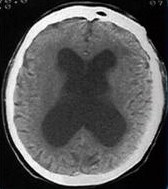
#> input picture DATASET/special_test/4.jpg, 168 x 189 px, found by its file name
$ jupyter execute --allow-errors 'Autoencoder.V.1 for image compression using Deep learning.ipynb'   (shell and % lines are left out)
#> lines starting #> are read from the running program, lines starting #| are printed output that depends on the picture; after the words box and inside, x2 and y2 are one past the last pixel; in counts of white or black regions, pixels touching at a corner belong together
#> further down, example_image is the input picture: shape (189, 168, 3); mean B, G, R 88.1, 87.9, 87.9
# Autoencoder for image compression using Deep learning

[cell 1]
# install python libraties requires to run the code in your workspace
# !pip install -r requirements.txt

[cell 2]
# to subpress warning
import warnings
warnings.filterwarnings("ignore")

try:
    #importing librarys

    # cv2 is a python extarnal package to do image processing and manipulation related stuff.
    import cv2

    # imutils is a series of convenience functions to make basic image processing easy.
    import imutils

    # tensorflow is a python library for machine learning and artificial intelligence related work.
    import tensorflow as tf


    # NumPy is a Python library used for working with arrays
    import numpy as np

    # pandas offers data structures and operations for manipulating numerical tables and time series.
    import pandas as pd

    # Keras is a library that provides a Python interface for artificial neural networks.
    # Keras acts as an interface for the TensorFlow library.
    import keras


    # 1. Keras layers are the building blocks of the Keras library that can be stacked together for creating neural network models.
    # 2. Keras Conv2D creates a 2D convolution kernel that is wind with layers input which helps produce a tensor of outputs.
    # 3. maxpooling2D Downsamples the input along its spatial dimensions by taking the maximum value over an input window for each channel of the input.
    # 4 .Flattening is converting the data into a 1-dimensional array for inputting it to the next layer.
    # 5 .Dropout regularization technique for reducing overfitting in neural networks by preventing complex co-adaptations on training data.
    # 6. Batch normalization is a technique for training very deep neural networks that standardizes the inputs to a layer for each mini-batch.
    from keras.layers import Conv2D, MaxPooling2D, Flatten, Dense, Dropout, BatchNormalization


    #  Model groups layers into an object with training and inference features.
    from tensorflow.keras.models import Model

    # tensorflow.keras.callbacks is used to visualize training of a model.
    from tensorflow.keras.callbacks import TensorBoard, ModelCheckpoint

    # used to split dataset(features and target) into test and test
    from sklearn.model_selection import train_test_split

    # F1/F Score is a measure of how accurate a model is by using Precision and Recall following the
    # formula of: F1_Score = 2 * ((Precision * Recall) / (Precision + Recall))
    # Precision is commonly called positive predictive value.
    from sklearn.metrics import f1_score

    # shuffle the dataset for a even mixture of each type of feature and target.it gives better result.
    from sklearn.utils import shuffle

    # A one hot encoding allows the representation of categorical data to be more expressive.
    from sklearn.preprocessing import OneHotEncoder

    # confusion matrix is used to evaluate the accuracy of a classification.[[TP,FP],[FN,TN]]
    # A classification report is a performance evaluation metric in machine learning.
    # It is used to show the precision, recall, F1 Score, and support of your trained classification model.
    from sklearn.metrics import confusion_matrix,classification_report

    # importing prebuild structure similarity index
    from skimage.metrics import structural_similarity as SSIM

    # The OS module in Python provides functions for interacting with the operating system.
    import os

    # Matplotlib is a data visualization and graphical plotting library for Python.
    import matplotlib.pyplot as plt

    # seaborn is alse a data visualization and graphical plotting library for Python.
    import seaborn as sn

    # used to display markdown,image,control (frontend utilities)
    from IPython import display

    import time
    # time package

    from math import log10, sqrt
    # for mathematical operations

    import requests


except:
    !pip install -r requirements.txt
# dataset path
path = r"DATASET"
# make sure in this dir two folder named "yes" and "no" is present.

[cell 3]
# GPU Info
try:
    import GPUtil
except:
    !pip install GPUtil
    import GPUtil


# check physical computing devices
#> (the rest of this cell did not finish here and is left out)

[cell 4]
# this function crop out the unnecessary part of a image.
# it takes two parameter -> image : numpy/cv2 image array , plot : binary (You want to plot after before effect of the image)


def image_threshholder(image, plot=False):
    # grayscalling the image
    # applying gausionBlur operation on grayscaled image.
    # binary threshholding the image to clean the gray scale range and makes the image binary colored based on range.
    # to remove thresh holding comment the next line
#> called with plot = True
    grayscale=cv2.cvtColor(image, cv2.COLOR_BGR2GRAY)
    blurred=cv2.GaussianBlur(grayscale,(5,5),0)
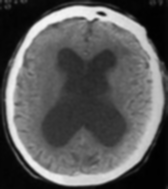
#> blurred: shape (189, 168); min 1, max 245, mean 87.9
    new_image= cv2.threshold(blurred, 100, 255, cv2.THRESH_BINARY,cv2.CHAIN_APPROX_SIMPLE)[1]
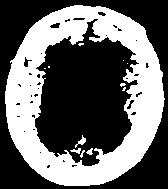
#> new_image: shape (189, 168); 40.3% white; 12 white regions (8 under 20 px), largest, box (x1, y1, x2, y2) and area: (5, 5, 165, 186) 12618, (75, 135, 86, 148) 49, (70, 148, 81, 154) 34, (86, 148, 93, 155) 29
    if plot:
        # plots the after before effect on the image based on parameter plot
        # plot if plot=true, ignore the if block if plot=False
        plt.figure()
#> (this line was passed over: IPython is not available in this run)
        plt.figure(figsize=(12, 7))
#> (this line was passed over: IPython is not available in this run)
        plt.subplot(1,4,1)
#> (this line was passed over: IPython is not available in this run)
        plt.imshow(image)
#> (this line was passed over: IPython is not available in this run)
        plt.tick_params(axis="both", which="both",
                        top=False,bottom=False,left=False,right=False,
                       labelbottom=False,labeltop=False,labelleft=False,
                       labelright=False)
#> (this line was passed over: IPython is not available in this run)
        plt.title("(a)")
#> (this line was passed over: IPython is not available in this run)

        plt.subplot(1,4,2)
#> (this line was passed over: IPython is not available in this run)
        plt.imshow(grayscale,cmap='gray')
        plt.tick_params(axis="both", which="both",
                        top=False,bottom=False,left=False,right=False,
                       labelbottom=False,labeltop=False,labelleft=False,
                       labelright=False)
        plt.title("(b)")

        plt.subplot(1,4,3)
        plt.imshow(blurred,cmap='gray')
        plt.tick_params(axis="both", which="both",
                        top=False,bottom=False,left=False,right=False,
                       labelbottom=False,labeltop=False,labelleft=False,
                       labelright=False)
        plt.title("(c)")


        plt.subplot(1,4,4)
        plt.imshow(new_image,cmap="gray")
        plt.tick_params(axis="both", which="both",
                        top=False,bottom=False,left=False,right=False,
                       labelbottom=False,labeltop=False,labelleft=False,
                       labelright=False)
        plt.title("(d)")
        plt.show()

    return new_image

[cell 5]
# testing the crop_contour_brain_img() function
example_image=cv2.imread(path+"/4.jpg")
img=image_threshholder(example_image,True)
# plt.imshow(img)
print()

$ run again, with DATASET/special_test/1.jpg copied over DATASET/special_test/4.jpg
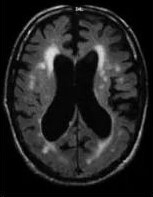
#> input picture DATASET/special_test/1.jpg, 153 x 197 px, found by its file name
#> example_image is the input picture: shape (197, 153, 3); min 0, max 223, mean 35.3
#> in image_threshholder, `blurred=cv2.GaussianBlur(grayscale,(5,5),0)`:
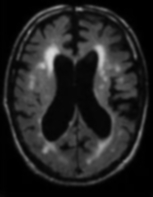
#> blurred: shape (197, 153); min 0, max 216, mean 35.3
#> in image_threshholder, `new_image= cv2.threshold(blurred, 100, 255, cv2.THRESH_BINARY,cv2.CHAI..`:
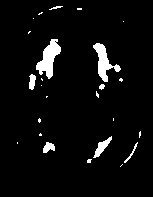
#> new_image: shape (197, 153); 4.7% white; 25 white regions (17 under 20 px), largest, box (x1, y1, x2, y2) and area: (36, 39, 61, 79) 487, (93, 43, 121, 82) 407, (93, 136, 112, 158) 149

$ run again, with DATASET/special_test/3.jpg copied over DATASET/special_test/4.jpg
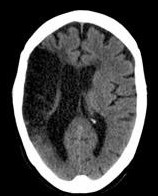
#> input picture DATASET/special_test/3.jpg, 158 x 196 px, found by its file name
#> example_image is the input picture: shape (196, 158, 3); min 0, max 255, mean 72.5
#> in image_threshholder, `blurred=cv2.GaussianBlur(grayscale,(5,5),0)`:
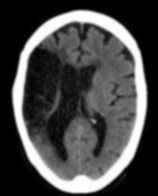
#> blurred: shape (196, 158); min 0, max 255, mean 72.5
#> in image_threshholder, `new_image= cv2.threshold(blurred, 100, 255, cv2.THRESH_BINARY,cv2.CHAI..`:
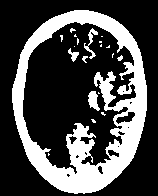
#> new_image: shape (196, 158); 28.8% white; 20 white regions (14 under 20 px), largest, box (x1, y1, x2, y2) and area: (12, 10, 147, 194) 8434, (88, 91, 100, 111) 149, (84, 28, 98, 59) 125, (68, 48, 79, 62) 67, (82, 56, 88, 63) 23, (117, 55, 123, 61) 22
